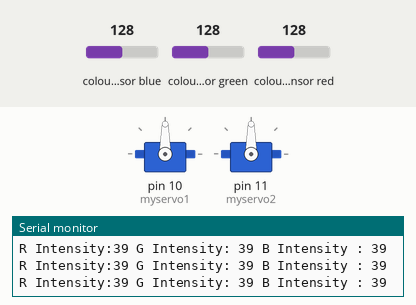
Bench run of a sketch on a simulated Arduino Uno, built with avr-gcc and run on an emulated ATmega328P. Parts: 2 × servo, the last lines printed to the serial monitor. Wiring (inferred from the names in the program): TCS3200 colour sensor: output pin 6; S2 pin 4; S3 pin 5; S0 pin 2; S1 pin 3. The test bench sets the inputs (shaded band); at power-on: colour sensor blue 128, colour sensor green 128, colour sensor red 128.

Above: at 1.2 s.
1.3 s: colour sensor blue set to 136
At 2.6 s:
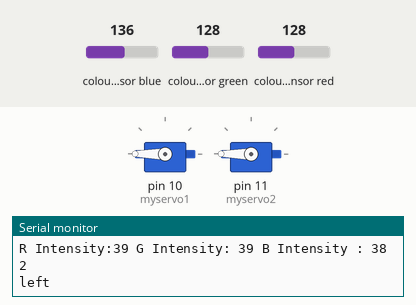
2.9 s: colour sensor green set to 133
5.9 s: colour sensor green set to 139
At 6.9 s:
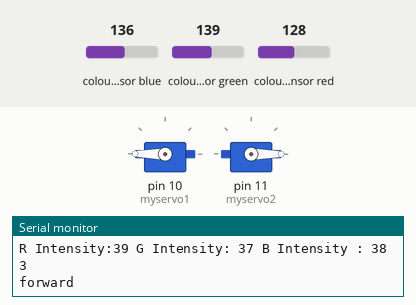
10.6 s: colour sensor green set to 61
At 11.2 s:
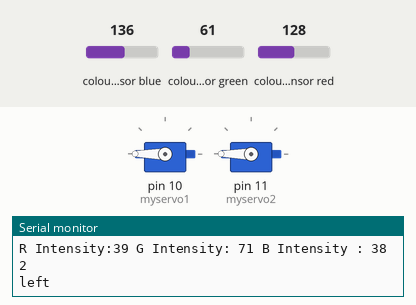
Timing chart, 0 to 13.3 s (numbered marks = the images above; inputs shaded):
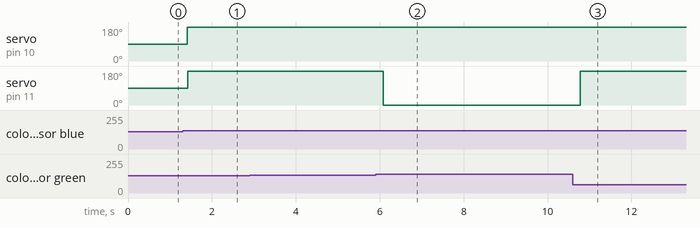

The sketch:

Gr.11_BOBOT_COLOUR_SENSOR.ino
```cpp
//By: Benji Saltz
//Description: BOBOT MOVES WHEN IT SENSES RED, GREEN AND BLUE

// TCS230 color recognition sensor
// Sensor connection pins to Arduino are shown in comments

////Color Sensor      Arduino
////-----------      --------
//
// //VCC               5V
// //GND               GND
// //s0                8
// //s1                9
// //s2                12
// //s3                11
// //OUT               10
//// OE                GND

#include <Servo.h>

Servo myservo1;
Servo myservo2;

const int s0 = 2;
const int s1 = 3;
const int s2 = 4;
const int s3 = 5;
const int out = 6;
int redPinOn = 1; //initialize colour pins
int bluePinOn = 2;
int greenPinOn = 3;
// colour variables
int red = 0;
int green = 0;
int blue = 0;

//moves forward
void forward() {
  for (int i=0; i<122 ; i++){
    myservo1.write(180);
    myservo2.write(0);

  }
}
//moves right
void right() {
  for (int i=0; i<64 ; i++){
    myservo1.write(0);
    myservo2.write(0);

  }
}
//moves left
void left() {
  for (int i=0; i<64 ; i++){
    myservo1.write(180);
    myservo2.write(180);

  }
}
void setup()
{
  Serial.begin(9600); //initialize serial monitor
  myservo1.attach(10);
  myservo2.attach(11);
  pinMode(s0, OUTPUT);
  pinMode(s1, OUTPUT);
  pinMode(s2, OUTPUT);
  pinMode(s3, OUTPUT);
  pinMode(out, INPUT);
  pinMode(redPinOn, OUTPUT);
  pinMode(bluePinOn, OUTPUT);
  pinMode(greenPinOn, OUTPUT);

  digitalWrite(s0, HIGH);
  digitalWrite(s1, HIGH);
}

void loop()
{
  color(); //recieve colours from
  delay(100);
  digitalWrite(redPinOn, LOW); //write low to all the colour pins
  digitalWrite(bluePinOn, LOW);
  digitalWrite(greenPinOn, LOW);
Serial.print("R Intensity:");  //print colour intensities
Serial.print(red, DEC);
Serial.print(" G Intensity: ");
Serial.print(green, DEC);
Serial.print(" B Intensity : ");
Serial.print(blue, DEC);
Serial.println();

  if (red < blue && red < green && red < 10) // if red is less then all other colours (therefore red colour)
  {
digitalWrite(redPinOn, HIGH); //write high to red colour
Serial.println(redPinOn); //print red pin
  right();//moves right
  Serial.println("Right");
  }

  else if (blue < red && blue < green) // if blue is less then all other colours (therefore blue colour)
  {
 digitalWrite(bluePinOn, HIGH);  //write high to blue colour on arm
 Serial.println(bluePinOn); //print blue pin
  left(); //moves left
  Serial.println("left");
  }

  else if (green < red && green < blue)  // if green is less then all other colours (therefore green colour)
  {

 digitalWrite(greenPinOn, HIGH);  //write high to green colour
Serial.println(greenPinOn); //print green pin
forward();//moves forward
Serial.println("forward");
  }
}


void color()  // recieve colour intensities from sensor
{
  digitalWrite(s2, LOW);
  digitalWrite(s3, LOW);
  //count OUT, pRed, RED
  red = pulseIn(out, digitalRead(out) == HIGH ? LOW : HIGH);
  digitalWrite(s3, HIGH);
  //count OUT, pBLUE, BLUE
  blue = pulseIn(out, digitalRead(out) == HIGH ? LOW : HIGH);
  digitalWrite(s2, HIGH);
  //count OUT, pGreen, GREEN
  green = pulseIn(out, digitalRead(out) == HIGH ? LOW : HIGH);
}
```

Measured:
- the behaviour switches between 131 and 132 on colour sensor blue (found by bisection; images 0 and 1)
- the behaviour switches between 136 and 137 on colour sensor green (found by bisection; images 1 and 2)
- after the input at 1.3 s, servo on pin 10 (myservo1): 90° → 180° after 0.11 s; servo on pin 11 (myservo2): 90° → 180° after 0.12 s
- after the input at 5.9 s, servo on pin 11 (myservo2): 180° → 0° after 0.19 s
- after the input at 10.6 s, servo on pin 11 (myservo2): 0° → 180° after 0.18 s
